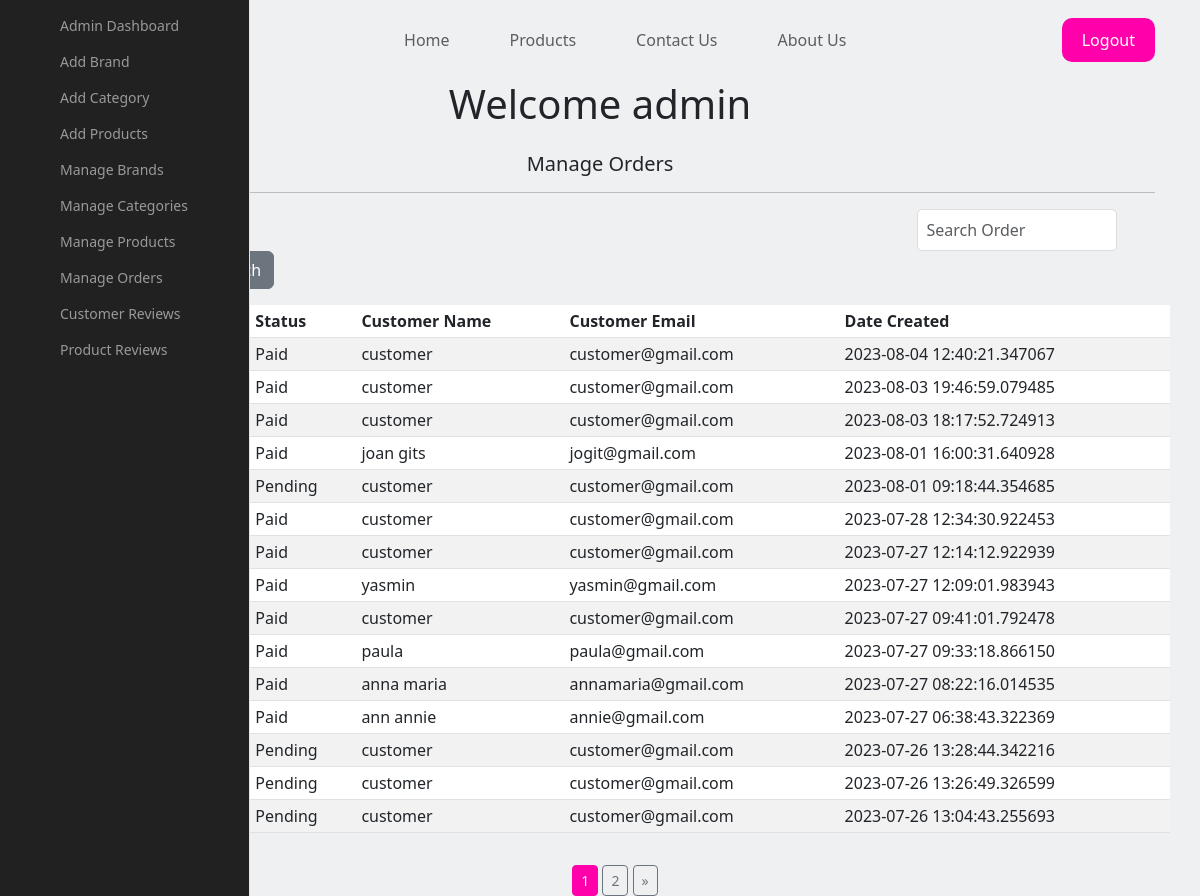
Page /admin/orders on the committed database.
### shop/customers/model.py (models this page shows, shortened)
class CustomerOrder(db.Model):
    __searchbale__ = ['invoice','status']
    id = db.Column(db.Integer, primary_key=True)
    invoice = db.Column(db.String(20), unique=True, nullable=False)
    status = db.Column(db.String(20), default='Pending', nullable=False)
    customer_id = db.Column(db.Integer, db.ForeignKey('register.id'),unique=False, nullable=False)
    date_created = db.Column(db.DateTime, default=datetime.utcnow, nullable=False)
    orders = db.Column(JsonEncodedDict)

class Register(db.Model, UserMixin):
    id = db.Column(db.Integer, primary_key=True)
    name = db.Column(db.String(50), unique=False)
    username = db.Column(db.String(50), unique=True)
    email = db.Column(db.String(100), unique=True)
    password = db.Column(db.String(200), unique=False)
    country = db.Column(db.String(50), unique=False)
    city = db.Column(db.String(50), unique=False)
    contact = db.Column(db.String(50), unique=False)
    address = db.Column(db.String(50), unique=False)
    zipcode = db.Column(db.String(50), unique=False)
    profile = db.Column(db.String(200), unique=False, default='profile.jpg')
    date_created = db.Column(db.DateTime, nullable=False, default=datetime.utcnow)
    orders = db.relationship('CustomerOrder', backref='customer')

### shop/customers/routes.py (the view)
@app.route('/admin/orders')
def admin_orders():
    page = request.args.get('page', 1, type=int)
    orders = CustomerOrder.query.order_by(CustomerOrder.date_created.desc()).paginate(page=page, per_page=15)
    return render_template('admin/orders.html', orders=orders)

### shop/customers/model.py (called while the page is built)
    def process_result_value(self, value, dialect):
        if value is None:
            return {}
        else:
            return json.loads(value)

### shop/templates/admin/orders.html (shortened to what this page needs)
{% extends 'layout.html' %}
{% block content %}
<div class="landing-page">
    <header>
        <div class="container">
            <a href="{{url_for('home')}}" class="logo">MOCHI <b>MOCHI</b></a>
            <ul class="links">
                <li><a href="{{url_for('home')}}">Home</a></li>
                <li><a href="{{url_for('products')}}">Products</a></li>
                <li><a href="{{url_for('contact')}}">Contact Us</a></li>
                <li><a href="{{url_for('about')}}">About Us</a></li>
            </ul>
            <a href="{{ url_for('login') }}" class="logout-link">Logout</a>
        </div>
    </header>
</div>
{% include 'sidebar.html' %}
<div class="container">
    <div class="text-center h1">Welcome admin</div>
    <div class="text-center h5 mt-4">Manage Orders</div>
    <hr>
    <div class="container">
        <div class="dashboard-button">
        <a href="{{url_for('dashboard')}}", class="btn btn-sm btn-outline-secondary" style="margin-left: 0px">Back to dashboard</a>
        <form action="{{url_for('order_result')}}" class="form-inline my-2 my-lg-0">
            <input class="dashboard-search-form search-form form-control mr-sn-2" type="search" name="q" placeholder="Search Order" aria-label="Search">
            <button class="dashboard-search-button search-button btn btn-secondary my-2 my-sm-0" type="submit">Search</button>
        </form>
    </div>
    <table class="table table-sm table-condensed table-striped table-hover mt-3">
        <thead>
            <tr>
                <th>Sr</th>
                <th>Invoice</th>
                <th>Status</th>
                <th>Customer Name</th>
                <th>Customer Email</th>
                <th>Date Created</th>
            </tr>
        </thead>
        <tbody>
            {% for order in orders.items %}
            <tr>
                <td>{{loop.index}}</td>
                <td>{{ order.invoice }}</td>
                <td>{{ order.status }}</td>
                <td>{{ order.customer.name }}</td>
                <td>{{ order.customer.email }}</td>
                <td>{{ order.date_created }}</td>
            </tr>
            {% endfor %}
        </tbody>
    </table>
    <div class="row">
        <div class="col text-center">
        {% for page_num in orders.iter_pages(left_edge=1, right_edge=1, left_current=1, right_current=1) %}
        {% if page_num %}
        {% if orders.page == page_num %}
        <a href="{{url_for('admin_orders', page=page_num)}}" class="btn btn-sm btn-info mt-3">{{page_num}}</a>
        {% else %}
        <a href="{{url_for('admin_orders', page=page_num)}}" class="btn btn-sm btn-outline-secondary mt-3">{{page_num}}</a>
        {% endif %}
        {% else %}
        ...
        {% endif %}
        {% endfor%}
        {% if orders.has_next %}
        <a href="{{url_for('admin_orders', page=orders.next_num)}}" class="btn btn-sm btn-outline-secondary mt-3">&raquo;</a>
        {% endif %}
        </div>
    </div>
</div>
{% endblock %}

### rows in the picture
CustomerOrder: status "Paid", customer.name "customer", customer.email "customer@gmail.com", date_created "2023-08-04 12:40:21.347067"
CustomerOrder: status "Paid", customer.name "customer", customer.email "customer@gmail.com", date_created "2023-08-03 19:46:59.079485"
CustomerOrder: status "Paid", customer.name "customer", customer.email "customer@gmail.com", date_created "2023-08-03 18:17:52.724913"
CustomerOrder: status "Paid", customer.name "joan gits", customer.email "jogit@gmail.com", date_created "2023-08-01 16:00:31.640928"
CustomerOrder: status "Pending", customer.name "customer", customer.email "customer@gmail.com", date_created "2023-08-01 09:18:44.354685"
CustomerOrder: status "Paid", customer.name "customer", customer.email "customer@gmail.com", date_created "2023-07-28 12:34:30.922453"
CustomerOrder: status "Paid", customer.name "customer", customer.email "customer@gmail.com", date_created "2023-07-27 12:14:12.922939"
CustomerOrder: status "Paid", customer.name "yasmin", customer.email "yasmin@gmail.com", date_created "2023-07-27 12:09:01.983943"
CustomerOrder: status "Paid", customer.name "customer", customer.email "customer@gmail.com", date_created "2023-07-27 09:41:01.792478"
CustomerOrder: status "Paid", customer.name "paula", customer.email "paula@gmail.com", date_created "2023-07-27 09:33:18.866150"
CustomerOrder: status "Paid", customer.name "anna maria", customer.email "annamaria@gmail.com", date_created "2023-07-27 08:22:16.014535"
CustomerOrder: status "Paid", customer.name "ann annie", customer.email "annie@gmail.com", date_created "2023-07-27 06:38:43.322369"
CustomerOrder: status "Pending", customer.name "customer", customer.email "customer@gmail.com", date_created "2023-07-26 13:28:44.342216"
CustomerOrder: status "Pending", customer.name "customer", customer.email "customer@gmail.com", date_created "2023-07-26 13:26:49.326599"
CustomerOrder: status "Pending", customer.name "customer", customer.email "customer@gmail.com", date_created "2023-07-26 13:04:43.255693"

### other values in the picture
{{ page_num }} "1"
{{ page_num }} "2"
